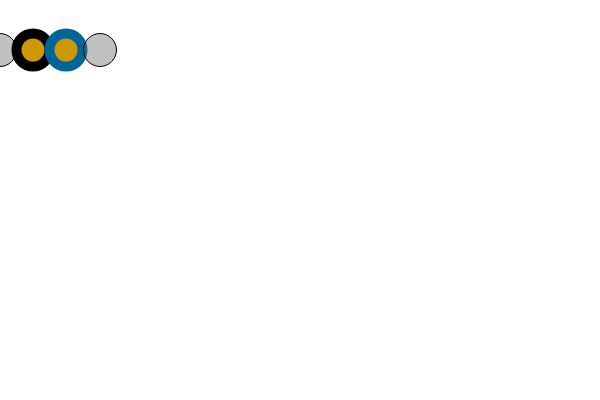
Frame 1 (no input)
Frame 60 (no input): identical to frame 1, image omitted
Frame 120 (the mouse pressed at the canvas centre since frame 60): identical to frame 1, image omitted

The p5.js sketch that drew this single still picture (run headless with seeded random() and noise() and a simulated clock; from frame 60 on, the mouse is pressed at the canvas centre):

// p5.js sketch
// ── sketch.js
/*
 * Yuli Cai 蔡雨利 2017 翻译自 Dan Shiffman 示例
 */

// Example 2-6: push and pop
// 示例2-6：压弹式



function setup() {
    createCanvas(600, 400);
    fill(100, 102);

}

function draw() {
	background(255);
    ellipse(0, 50, 33, 33); // 左边的圆

    push(); // 启动一个新的画画模式
    strokeWeight(10);
    fill(204, 153, 0);
    ellipse(33, 50, 33, 33); // 中间偏左的圆

    push(); // 再启动一个新的画画模式
    stroke(0, 102, 153);
    ellipse(66, 50, 33, 33); // 中间偏右的圆
    pop(); // 恢复到原来的设置，位置和颜色同时

    pop(); // 恢复到原来的设置， push完了一定要pop复原

    ellipse(100, 50, 33, 33); // 右边的圆
}
